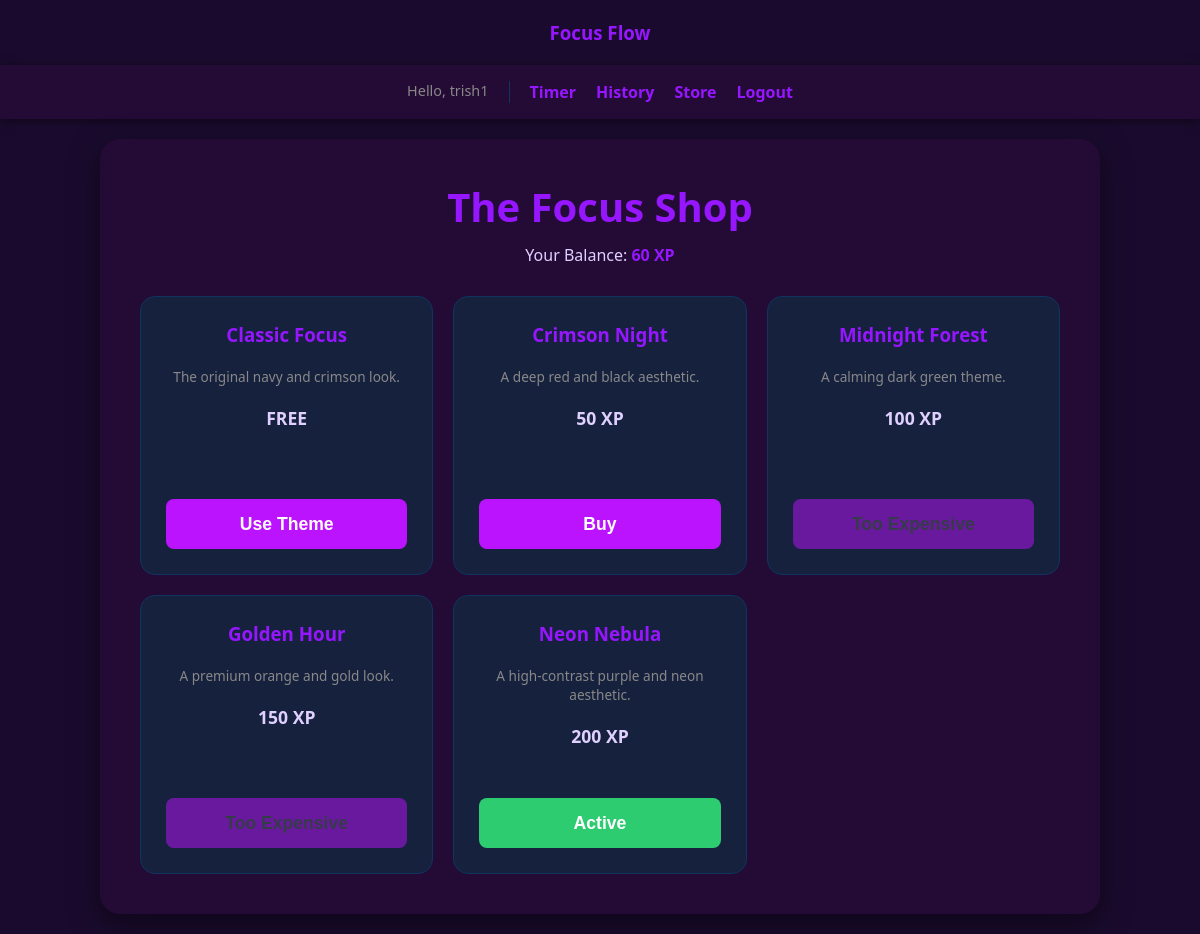
/store (signed in), run on the app's committed database.
### tables this page shows
CREATE TABLE users (
    id INTEGER PRIMARY KEY AUTOINCREMENT,
    username TEXT NOT NULL UNIQUE,
    hash TEXT NOT NULL,
    xp INTEGER DEFAULT 0
, active_theme TEXT DEFAULT 'default');

CREATE TABLE items (
    id INTEGER PRIMARY KEY AUTOINCREMENT,
    name TEXT NOT NULL,
    type TEXT NOT NULL,
    price INTEGER NOT NULL,
    description TEXT
);

### app.py (the view)
@app.route("/store")
@login_required
def store():
    user_id = session["user_id"]
    user_data = db.execute(
        "SELECT xp FROM users WHERE id = ?",
        user_id
    )
    user_xp = user_data[0]["xp"]
    items = db.execute("SELECT * FROM items")
    owned_rows = db.execute(
        "SELECT item_id FROM purchases WHERE user_id = ?",
        user_id
    )
    owned_ids = [row["item_id"] for row in owned_rows]
    return render_template("store.html", items=items, user_xp=user_xp, owned_ids=owned_ids)

### app.py (called while the page is built)
def login_required(f):
    @wraps(f)
    def decorated_function(*args, **kwargs):
        if session.get("user_id") is None:
            return redirect("/login")
        return f(*args, **kwargs)
    return decorated_function

### templates/store.html (shortened to what this page needs)
{% extends "layout.html" %}
{% block content %}
<div class="container shop-layout" style="max-width: 1000px;">
    <h1>The Focus Shop</h1>
    <p>Your Balance: <strong style="color: #e94560;">{{ user_xp }} XP</strong></p>
    <div class="shop-grid">
    <div class="item-card" style="background: #16213e; padding: 25px; border-radius: 15px; border: 1px solid #0f3460; display: flex; flex-direction: column; justify-content: space-between;">
        <div class="item-info" style="flex-grow: 1;">
            <h3 style="color: #e94560; margin-bottom: 10px;">Classic Focus</h3>
            <p style="font-size: 0.85rem; color: #888; margin-bottom: 10px;">The original navy and crimson look.</p>
            <p style="font-weight: bold; font-size: 1.1rem; margin-bottom: 15px;">FREE</p>
        </div>
        <div style="margin-top: 15px; width: 100%;">
            {% if session["theme"] == 'default' or not session["theme"] %}
                <button disabled style="background: #2ecc71; color: white; width: 100%; height: 50px; border-radius: 8px; font-weight: bold; border: none; cursor: default; display: block; margin: 0;">Active</button>
            {% else %}
                <form action="/equip" method="post" style="margin: 0; width: 100%;">
                    <button type="submit" style="background: #9b59b6; color: white; width: 100%; height: 50px; border-radius: 8px; font-weight: bold; border: none; cursor: pointer; display: block; margin: 0;">Use Theme</button>
                </form>
            {% endif %}
        </div>
    </div>
    {% for item in items %}
    <div class="item-card" style="background: #16213e; padding: 25px; border-radius: 15px; border: 1px solid #0f3460; display: flex; flex-direction: column; justify-content: space-between;">
        <div class="item-info" style="flex-grow: 1;">
            <h3 style="color: #e94560; margin-bottom: 10px;">{{ item.name }}</h3>
            <p style="font-size: 0.85rem; color: #888; margin-bottom: 10px;">{{ item.description }}</p>
            <p style="font-weight: bold; font-size: 1.1rem; margin-bottom: 15px;">{{ item.price }} XP</p>
        </div>
        <div style="margin-top: 15px; width: 100%;">
            {% if item.id in owned_ids %}
                {% if session["theme"] == item.name.lower().replace(" ", "-") %}
                    <button disabled style="background: #2ecc71; color: white; width: 100%; height: 50px; border-radius: 8px; font-weight: bold; border: none; cursor: default; display: block; margin: 0;">Active</button>
                {% endif %}
            {% elif user_xp >= item.price %}
                <form action="/buy" method="post" style="margin: 0; width: 100%;">
                    <button type="submit" style="background: #e94560; color: white; width: 100%; height: 50px; border-radius: 8px; font-weight: bold; border: none; cursor: pointer; display: block; margin: 0;">Buy</button>
                </form>
            {% else %}
                <button disabled style="background: #2a2a40; color: #555; width: 100%; height: 50px; border-radius: 8px; font-weight: bold; border: none; cursor: not-allowed; display: block; opacity: 0.5; margin: 0;">Too Expensive</button>
            {% endif %}
        </div>
    </div>
    {% endfor %}
</div>
</div>
{% endblock %}

### templates/layout.html (shortened to what this page needs)
<!DOCTYPE html>
<html lang="en">
<head>
    <link rel="stylesheet" href="/static/style.css">
</head>
<body class="{{ session['theme'] }}">
    <header style="text-align: center; padding: 20px;">
        {% if not session["user_id"] %}
            <h1 style="font-size: 3rem; color: #e94560;">Focus Flow</h1>
        {% else %}
            <h3 style="color: #e94560;">Focus Flow</h3>
        {% endif %}
    </header>
    <nav>
        {% if session["user_id"] %}
            <div class="nav-user">Hello, {{ session.username }}</div>
            <div class="nav-links">
            <a href="/">Timer</a>
            <a href="/history">History</a>
            <a href="/store">Store</a>
            <a href="/logout">Logout</a>
        {% else %}
            <a href="/login">Login</a>
            <a href="/register">Register</a>
        {% endif %}
    </nav>
    <main>
        {% block content %}{% endblock %}
    </main>
</body>
</html>

### static/style.css (style rules this page uses)
* { box-sizing: border-box; margin: 0; padding: 0; }
body { font-family: 'Segoe UI', Tahoma, Geneva, Verdana, sans-serif; background-color: #1a1a2e; color: white; display: flex; flex-direction: column; min-height: 100vh; }
nav { background-color: #16213e; padding: 1rem; display: flex; justify-content: center; gap: 20px; box-shadow: 0 2px 10px rgba(0,0,0,0.5); }
.nav-user { color: #888; font-size: 0.9rem; padding-right: 20px; border-right: 1px solid #0f3460; }
.nav-links { display: flex; gap: 20px; }
nav a { color: #e94560; text-decoration: none; font-weight: bold; transition: 0.3s; }
main { flex-grow: 1; display: flex; justify-content: center; align-items: center; padding: 20px; }
.container { width: 95%; max-width: 450px; background: #16213e; padding: 2.5rem; border-radius: 20px; box-shadow: 0 10px 30px rgba(0,0,0,0.5); display: flex; flex-direction: column; align-items: center; text-align: center; gap: 15px; }
h1 { margin: 0; font-size: 2.5rem; }
button { flex: 1; background: #e94560; color: white; border: none; padding: 12px 24px; border-radius: 8px; cursor: pointer; font-size: 1.1rem; font-weight: bold; transition: background 0.2s, transform 0.1s; }
form button { margin-top: 15px; width: 100%; }
p { margin: 0; padding-top: 10px; }
.shop-layout { display: block !important; text-align: center; }
.shop-grid { display: grid !important; grid-template-columns: repeat(3, 1fr); grid-auto-rows: 1fr; gap: 20px; width: 100%; margin-top: 30px; }
.item-card { background: #16213e; padding: 25px; border-radius: 15px; border: 1px solid #0f3460; display: flex; flex-direction: column; }
.item-card form { margin: 0; width: 100%; }
.item-info { flex-grow: 1; margin-bottom: 20px; }
.item-card { display: flex; flex-direction: column; justify-content: space-between; }
.item-card button { height: 45px; padding: 0 24px; display: flex; align-items: center; justify-content: center; margin-bottom: 5px; }
.item-card button:disabled { background-color: #2a2a40; color: #555; cursor: not-allowed; border: 1px solid #0f3460; }
body.neon-nebula { background-color: #1a0b2e; color: #e0d0ff; }
body.neon-nebula .container, body.neon-nebula nav { background-color: #240b36; border-color: #4b0082; }
body.neon-nebula h1, body.neon-nebula h3, body.neon-nebula #timer-display, body.neon-nebula nav a, body.neon-nebula strong { color: #9616ff !important; }
body.neon-nebula button { background-color: #bc13fe !important; }
body.neon-nebula button:disabled[style*="#2ecc71"] { background-color: #2ecc71 !important; color: white !important; opacity: 1 !important; }

### data on the page
users: username "trish1"
items: name "Crimson Night", description "A deep red and black aesthetic.", price "50"
items: name "Midnight Forest", description "A calming dark green theme.", price "100"
items: name "Golden Hour", description "A premium orange and gold look.", price "150"
items: name "Neon Nebula", description "A high-contrast purple and neon aesthetic.", price "200", shows "Active"

### other printed values
{{ user_xp }} "60"
